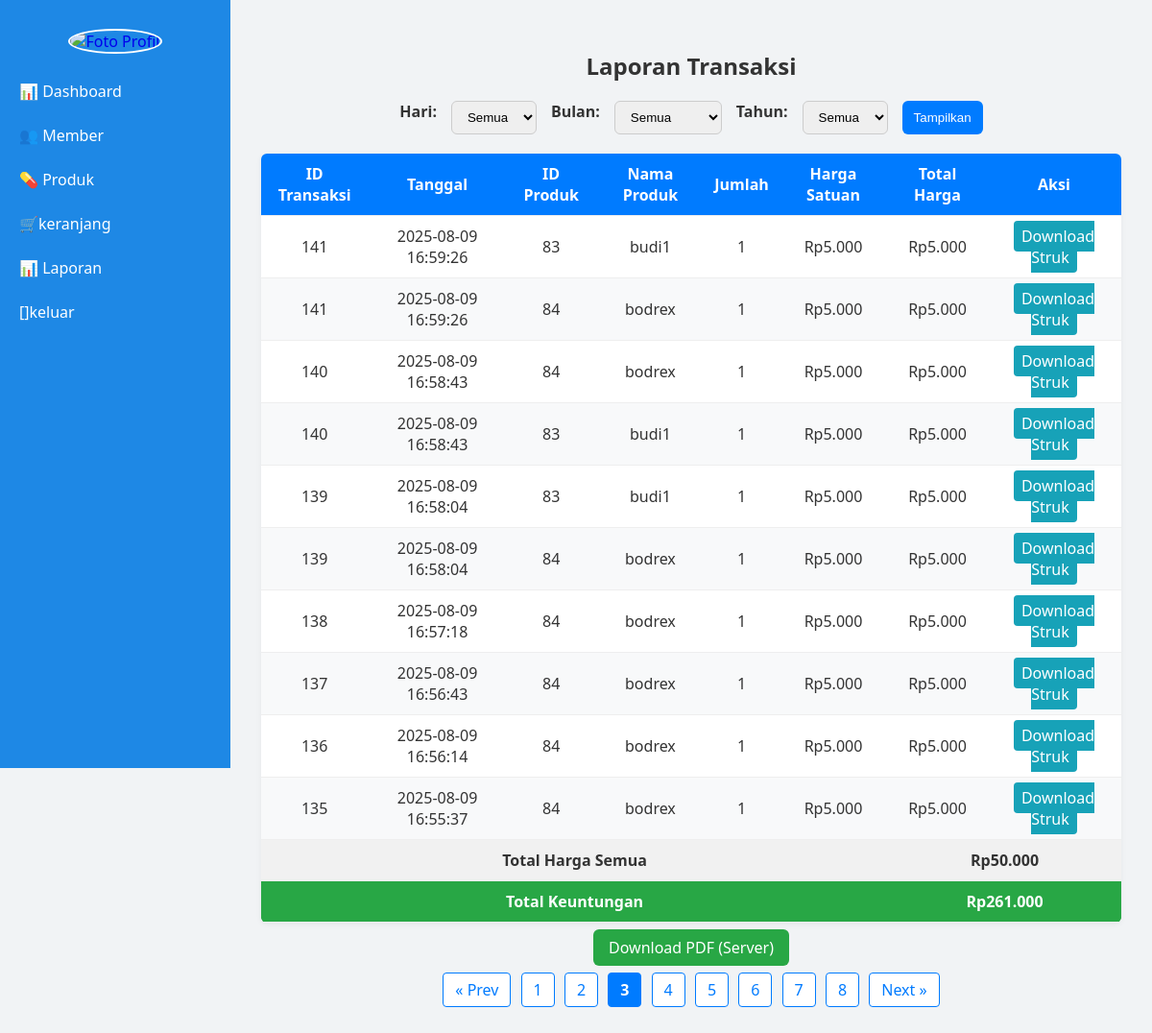
The app's page /tampilan_kasir/laporan.php?page=3, older data.
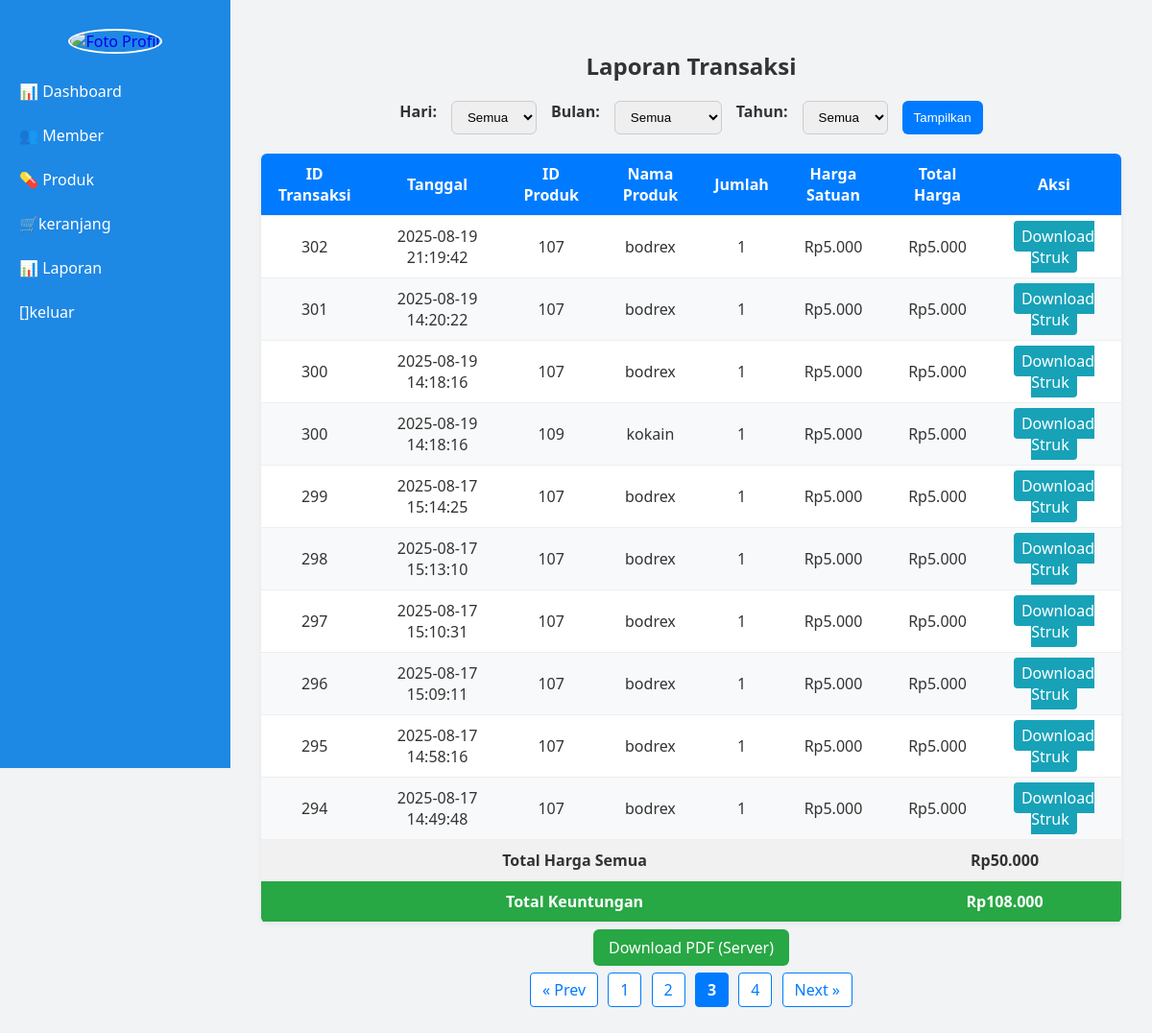
The same page, newer data.
### tables this page shows
CREATE TABLE `transaksi_detail` (
  `id` int(11) NOT NULL,
  `id_transaksi` int(11) DEFAULT NULL,
  `id_produk` int(11) DEFAULT NULL,
  `nama_produk` varchar(150) DEFAULT NULL,
  `jumlah` int(11) DEFAULT NULL,
  `harga_satuan` decimal(10,2) DEFAULT NULL
);

CREATE TABLE `transaksi` (
  `id` int(11) NOT NULL,
  `id_user` int(11) DEFAULT NULL,
  `id_member` int(11) NOT NULL,
  `nama_member` varchar(100) NOT NULL,
  `tanggal` datetime DEFAULT current_timestamp(),
  `total_harga` decimal(10,2) DEFAULT NULL,
  `diskon` int(255) NOT NULL,
  `dibayar` int(255) NOT NULL,
  `kembalian` int(255) NOT NULL,
  `no_hp` varchar(255) NOT NULL
);

CREATE TABLE `produk` (
  `id` int(11) NOT NULL,
  `nama_produk` varchar(100) NOT NULL,
  `id_kategori` int(11) DEFAULT NULL,
  `harga_beli` decimal(10,0) NOT NULL,
  `harga_jual` decimal(10,0) NOT NULL,
  `stok` int(11) NOT NULL,
  `kadaluarsa` date NOT NULL,
  `gambar` varchar(255) DEFAULT NULL
);

### tampilan_kasir/laporan.php (the view, shortened to what this page needs)
<?php
include_once 'sidebar_kasir.php';
$conn = new mysqli("localhost", "root", "", "apotek1");
$filter_hari = $_GET['hari'] ?? '';
$filter_bulan = $_GET['bulan'] ?? '';
$filter_tahun = $_GET['tahun'] ?? '';
$where = [];
$where_clause = count($where) ? "WHERE " . implode(" AND ", $where) : "";
$query = "
    SELECT
        td.id_transaksi,
        t.tanggal,
        t.diskon,
        t.dibayar,
        t.kembalian,
        td.id_produk,
        p.nama_produk AS nama_produk,
        td.jumlah,
        td.harga_satuan,
        (td.jumlah * td.harga_satuan) AS total_harga
    FROM transaksi_detail td
    JOIN transaksi t ON td.id_transaksi = t.id
    JOIN produk p ON td.id_produk = p.id
    $where_clause
    ORDER BY t.tanggal DESC
";
$limit = 10;
$page = isset($_GET['page']) ? max((int)$_GET['page'], 1) : 1;
$offset = ($page - 1) * $limit;
$countQuery = "
    SELECT COUNT(*) as total
    FROM transaksi_detail td
    JOIN transaksi t ON td.id_transaksi = t.id
    $where_clause
";
$countResult = $conn->query($countQuery);
$totalRows = $countResult->fetch_assoc()['total'];
$totalPages = ceil($totalRows / $limit);
$query .= " LIMIT $limit OFFSET $offset";
$result = $conn->query($query);
$keuntunganQuery = "
    SELECT SUM((p.harga_jual - p.harga_beli) * td.jumlah) AS total_keuntungan
    FROM transaksi_detail td
    JOIN produk p ON td.id_produk = p.id
    JOIN transaksi t ON td.id_transaksi = t.id
    $where_clause
";
$keuntunganResult = $conn->query($keuntunganQuery);
$totalKeuntungan = $keuntunganResult->fetch_assoc()['total_keuntungan'] ?? 0;
?>
<!DOCTYPE html>
<html lang="id">
<head>
</head>
<body>
<div class="container" id="laporanTransaksi">
<h2>Laporan Transaksi</h2>
<form method="GET">
    <label>Hari:</label>
    <select name="hari"><option value="">Semua</option>
    </select>
    <label>Bulan:</label>
    <select name="bulan"><option value="">Semua</option>
    </select>
    <label>Tahun:</label>
    <select name="tahun"><option value="">Semua</option>
    </select>
    <button type="submit">Tampilkan</button>
</form>
<table>
<thead>
<tr>
<th>ID Transaksi</th>
<th>Tanggal</th>
<th>ID Produk</th>
<th>Nama Produk</th>
<th>Jumlah</th>
<th>Harga Satuan</th>
<th>Total Harga</th>
<th>Aksi</th>
</tr>
</thead>
<tbody>
<?php
$totalAll = 0;
if($result && $result->num_rows>0):
    while($row=$result->fetch_assoc()):
        $totalAll += $row['total_harga'];
?>
<tr>
<td><?= $row['id_transaksi'] ?></td>
<td><?= $row['tanggal'] ?></td>
<td><?= $row['id_produk'] ?></td>
<td><?= $row['nama_produk'] ?></td>
<td><?= $row['jumlah'] ?></td>
<td>Rp<?= number_format($row['harga_satuan'],0,',','.') ?></td>
<td>Rp<?= number_format($row['total_harga'],0,',','.') ?></td>
<td>
<a href="download_struk.php?id=<?= $row['id_transaksi'] ?>&diskon=<?= (float)($row['diskon']??0) ?>" target="_blank"
 style="padding:5px 8px; background:#17a2b8;color:#fff;text-decoration:none;border-radius:4px;">Download Struk</a>
</td>
</tr>
<?php endwhile; ?>
<tr class="total-row">
<td colspan="6">Total Harga Semua</td>
<td colspan="2">Rp<?= number_format($totalAll,0,',','.') ?></td>
</tr>
<tr class="total-keuntungan">
<td colspan="6">Total Keuntungan</td>
<td colspan="2">Rp<?= number_format($totalKeuntungan,0,',','.') ?></td>
</tr>
<?php else: ?>
<tr><td colspan="8" class="no-data">Tidak ada data transaksi.</td></tr>
<?php endif; ?>
</tbody>
</table>
<div style="text-align:center; margin-top:15px;">
    <a href="cetak_laporan.php?hari=<?= $filter_hari ?>&bulan=<?= $filter_bulan ?>&tahun=<?= $filter_tahun ?>"
       target="_blank"
       style="padding:8px 16px; background:#28a745; color:#fff; text-decoration:none; border-radius:6px;">
       Download PDF (Server)
    </a>
</div>
<div class="pagination">
<?php if($page>1): ?>
<a href="?<?= http_build_query(array_merge($_GET,['page'=>$page-1])) ?>">&laquo; Prev</a>
<?php endif; ?>
<?php for($i=1;$i<=$totalPages;$i++): ?>
<a href="?<?= http_build_query(array_merge($_GET,['page'=>$i])) ?>" class="<?= ($i==$page)?'active':'' ?>"><?= $i ?></a>
<?php endfor; ?>
<?php if($page<$totalPages): ?>
<a href="?<?= http_build_query(array_merge($_GET,['page'=>$page+1])) ?>">Next &raquo;</a>
<?php endif; ?>
</div>
</div>
</body>
</html>

Row changes from the older to the newer data that the page shows:
removed transaksi_detail: id_transaksi "141", id_transaksi.tanggal "2025-08-09 16:59:26", id_produk "83", id_produk.nama_produk "budi1", jumlah "1", harga_satuan "5.000", total_harga "5.000"
removed transaksi_detail: id_transaksi "141", id_transaksi.tanggal "2025-08-09 16:59:26", id_produk "84", id_produk.nama_produk "bodrex", jumlah "1", harga_satuan "5.000", total_harga "5.000"
removed transaksi_detail: id_transaksi "140", id_transaksi.tanggal "2025-08-09 16:58:43", id_produk "84", id_produk.nama_produk "bodrex", jumlah "1", harga_satuan "5.000", total_harga "5.000"
removed transaksi_detail: id_transaksi "140", id_transaksi.tanggal "2025-08-09 16:58:43", id_produk "83", id_produk.nama_produk "budi1", jumlah "1", harga_satuan "5.000", total_harga "5.000"
removed transaksi_detail: id_transaksi "139", id_transaksi.tanggal "2025-08-09 16:58:04", id_produk "83", id_produk.nama_produk "budi1", jumlah "1", harga_satuan "5.000", total_harga "5.000"
removed transaksi_detail: id_transaksi "139", id_transaksi.tanggal "2025-08-09 16:58:04", id_produk "84", id_produk.nama_produk "bodrex", jumlah "1", harga_satuan "5.000", total_harga "5.000"
removed transaksi_detail: id_transaksi "138", id_transaksi.tanggal "2025-08-09 16:57:18", id_produk "84", id_produk.nama_produk "bodrex", jumlah "1", harga_satuan "5.000", total_harga "5.000"
removed transaksi_detail: id_transaksi "137", id_transaksi.tanggal "2025-08-09 16:56:43", id_produk "84", id_produk.nama_produk "bodrex", jumlah "1", harga_satuan "5.000", total_harga "5.000"
removed transaksi_detail: id_transaksi "136", id_transaksi.tanggal "2025-08-09 16:56:14", id_produk "84", id_produk.nama_produk "bodrex", jumlah "1", harga_satuan "5.000", total_harga "5.000"
removed transaksi_detail: id_transaksi "135", id_transaksi.tanggal "2025-08-09 16:55:37", id_produk "84", id_produk.nama_produk "bodrex", jumlah "1", harga_satuan "5.000", total_harga "5.000"
added transaksi_detail: id_transaksi "302", id_transaksi.tanggal "2025-08-19 21:19:42", id_produk "107", id_produk.nama_produk "bodrex", jumlah "1", harga_satuan "5.000", total_harga "5.000"
added transaksi_detail: id_transaksi "301", id_transaksi.tanggal "2025-08-19 14:20:22", id_produk "107", id_produk.nama_produk "bodrex", jumlah "1", harga_satuan "5.000", total_harga "5.000"
added transaksi_detail: id_transaksi "300", id_transaksi.tanggal "2025-08-19 14:18:16", id_produk "107", id_produk.nama_produk "bodrex", jumlah "1", harga_satuan "5.000", total_harga "5.000"
added transaksi_detail: id_transaksi "300", id_transaksi.tanggal "2025-08-19 14:18:16", id_produk "109", id_produk.nama_produk "kokain", jumlah "1", harga_satuan "5.000", total_harga "5.000"
added transaksi_detail: id_transaksi "299", id_transaksi.tanggal "2025-08-17 15:14:25", id_produk "107", id_produk.nama_produk "bodrex", jumlah "1", harga_satuan "5.000", total_harga "5.000"
added transaksi_detail: id_transaksi "298", id_transaksi.tanggal "2025-08-17 15:13:10", id_produk "107", id_produk.nama_produk "bodrex", jumlah "1", harga_satuan "5.000", total_harga "5.000"
added transaksi_detail: id_transaksi "297", id_transaksi.tanggal "2025-08-17 15:10:31", id_produk "107", id_produk.nama_produk "bodrex", jumlah "1", harga_satuan "5.000", total_harga "5.000"
added transaksi_detail: id_transaksi "296", id_transaksi.tanggal "2025-08-17 15:09:11", id_produk "107", id_produk.nama_produk "bodrex", jumlah "1", harga_satuan "5.000", total_harga "5.000"
added transaksi_detail: id_transaksi "295", id_transaksi.tanggal "2025-08-17 14:58:16", id_produk "107", id_produk.nama_produk "bodrex", jumlah "1", harga_satuan "5.000", total_harga "5.000"
added transaksi_detail: id_transaksi "294", id_transaksi.tanggal "2025-08-17 14:49:48", id_produk "107", id_produk.nama_produk "bodrex", jumlah "1", harga_satuan "5.000", total_harga "5.000"
Text that changed along with them:
$totalKeuntungan: "261.000" → "108.000"
list line gone: "5"
list line gone: "6"
list line gone: "7"
list line gone: "8"
